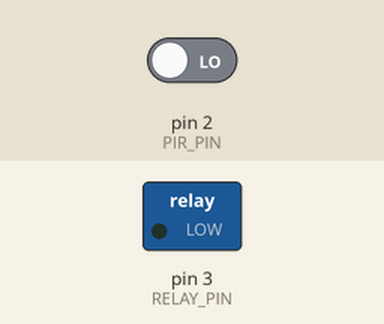
Simulated run of this sketch. Board: Arduino Uno, built with avr-gcc and run on an emulated ATmega328P. Shown: switched loads named in the sketch (green lamp = pin HIGH). The test bench sets the inputs (shaded band); at power-on: pin 2 (PIR_PIN) LOW. What the sketch prints to the serial monitor is not drawn.

Above: at 1.2 s.
1.3 s: pin 2 (PIR_PIN) driven HIGH
At 2.3 s:
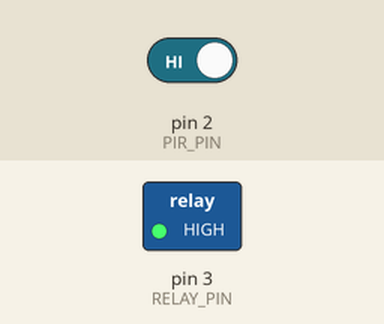
2.8 s: pin 2 (PIR_PIN) driven LOW
At 4.6 s:
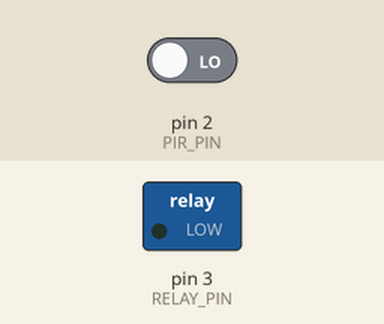
Timing chart, 0 to 6.1 s (numbered marks = the images above; inputs shaded):
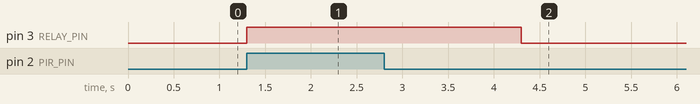

Measured:
- after the input at 1.3 s, pin 3 (RELAY_PIN): LOW → HIGH at once
- after the input at 2.8 s, pin 3 (RELAY_PIN): HIGH → LOW after 1.5 s

The sketch:

chuyendongden.ino
```cpp
#define PIR_PIN 2      // Cảm biến PIR
#define RELAY_PIN 3    // Relay

bool relayState = false;
bool motionDetected = false;

unsigned long motionStartTime = 0;
unsigned long noMotionStartTime = 0;
unsigned long lastCheckTime = 0;

const unsigned long RELAY_ON_DURATION = 3000;   // 3 giây bật relay
const unsigned long RELAY_OFF_DELAY = 500;      // 500ms sau không có chuyển động thì tắt

void setup() {
  Serial.begin(115200);
  pinMode(PIR_PIN, INPUT);
  pinMode(RELAY_PIN, OUTPUT);
  digitalWrite(RELAY_PIN, LOW);
}

void loop() {
  unsigned long currentTime = millis();

  // Kiểm tra trạng thái cảm biến
  int motion = digitalRead(PIR_PIN);

  if (motion == HIGH) {
    if (!motionDetected) {
      Serial.println("📡 Phát hiện chuyển động");
      motionDetected = true;
      motionStartTime = currentTime;
    }

    // Bật relay nếu chưa bật
    if (!relayState) {
      digitalWrite(RELAY_PIN, HIGH);
      relayState = true;
      Serial.println("⚡ Relay BẬT (3 giây)");
    }
  } else {
    if (motionDetected) {
      motionDetected = false;
      noMotionStartTime = currentTime;
    }

    // Đủ 3 giây bật + 500ms không có chuyển động thì tắt
    if (relayState &&
        currentTime - motionStartTime >= RELAY_ON_DURATION &&
        currentTime - noMotionStartTime >= RELAY_OFF_DELAY) {
      digitalWrite(RELAY_PIN, LOW);
      relayState = false;
      Serial.println("❌ Tắt Relay");
    }
  }

  // Không có delay, xử lý liên tục
}
```
